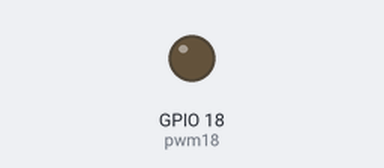
This program was run on a simulated Raspberry Pi (BCM pin numbers). Shown: output pins drawn as LEDs (lit = HIGH).

Above: at 0.05 s.
At 0.95 s:
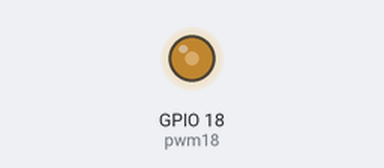
At 1.9 s:
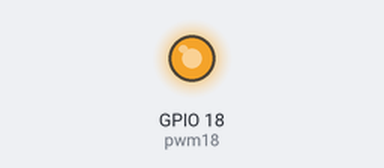
At 3.8 s:
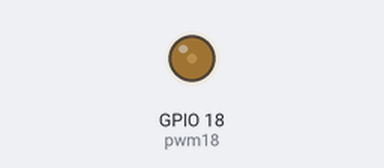
Timing chart, 0 to 5.5 s (numbered marks = the images above):
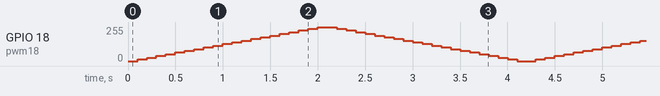

The program:

Milestone1.py
```python
#
# Milestone1.py - This is the Python code template that will be used
# for Milestone 1, demonstrating the use of PWM to fade an LED in and
# out.
#
# This code works with the test circuit that was built for Assignment 1-4.
#
#------------------------------------------------------------------
# Change History
#------------------------------------------------------------------
# Version   |   Description
#------------------------------------------------------------------
#    1          Initial Development
#------------------------------------------------------------------

# Load the GPIO interface from the Raspberry Pi Python Module
# The GPIO interface will be available through the GPIO object
import RPi.GPIO as GPIO

# Load the time module so that we can utilize the sleep method to
# inject a pause into our operation
import time

# Setup the GPIO interface
#
# 1. Turn off warnings for now - they can be useful for debugging more
#    complex code.
# 2. Tell the GPIO library we are using Broadcom pin-numbering. The
#    Raspberry Pi CPU is manufactured by Broadcom, and they have a
#    specific numbering scheme for the GPIO pins. It does not match
#    the layout on the header. However, the Broadcom pin numbering is
#    what is printed on the GPIO Breakout Board, so this should match!
# 3. Tell the GPIO library that we are using GPIO line 18, and that
#    we are using it for Output. When this state is configured, setting
#    the GPIO line to true will provide positive voltage on that pin.
#    Based on the circuit we have built, positive voltage on the GPIO
#    pin will flow through the LED, through the resistor to the ground
#    pin and the LED will light up.
GPIO.setwarnings(False)
GPIO.setmode(GPIO.BCM)
GPIO.setup(18, GPIO.OUT)

# Configure a PWM instance on GPIO line 18, with a frequency of 60Hz
## Justin Note: the frequency of flashes
pwm18 = GPIO.PWM(18, 60)

# Start the PWM instance on GPIO line 18 with 0% duty cycle
## Justin Note: Controls brightness 1 - 100
pwm18.start(50)

#
# Configure the loop variable so that we can exit cleanly when the user
# issues a keyboard interrupt (CTRL-C)
#
repeat = True
while repeat:
    try:
        # Loop from 0 to 100 in increments of 5, and update the dutyCycle
        # accordingly, pausing 1/10th of a second between each update


        for dutyCycle in range(0, 101, 5):  # fade in
            pwm18.ChangeDutyCycle(dutyCycle)
            time.sleep(0.1)


        # Loop from 100 to 0 in increments of -5, and update the dutyCycle
        # accordingly, pausing 1/10th of a second between each update


        for dutyCycle in range(100, -1, -5):  # fade out
            pwm18.ChangeDutyCycle(dutyCycle)
            time.sleep(0.1)


    except KeyboardInterrupt:
        # Stop the PWM instance on GPIO line 18
        print('Stopping PWM and Cleaning Up')
        pwm18.stop() # type: ignore
        GPIO.cleanup()
        repeat = False

# Cleanup the GPIO pins used in this application and exit
GPIO.cleanup()
```
